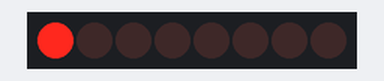
Simulated run of this sketch. Board: Arduino Uno, built with avr-gcc and run on an emulated ATmega328P. Shown: 8 shift-register outputs drawn as a row of LEDs (first output left, lit = HIGH).

Above: at 5.0 s.
At 15.0 s:
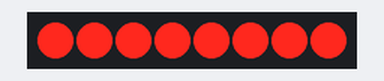
Timing chart, 0 to 26.0 s (numbered marks = the images above):
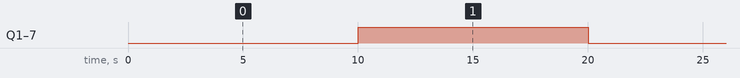

The sketch:

ci_74hc595.ino
```cpp
const int latchPin = 4;
const int clockPin = 5;
const int dataPin = 6;

void setup() {
  pinMode(latchPin, OUTPUT);
  pinMode(clockPin, OUTPUT);
  pinMode(dataPin, OUTPUT);
}
void loop() {
  // Exemplo: acender o primeiro LED
  int dataToSend = 1; // Representação binária do bit para o primeiro LED (00000001)

  digitalWrite(latchPin, LOW);
  shiftOut(dataPin, clockPin, MSBFIRST, dataToSend); // Envia o dado
  digitalWrite(latchPin, HIGH);

  delay(10000);

  // Exemplo: acender todos os LEDs
  dataToSend = 255; // Representação binária do bit para todos os LEDs (11111111)

  digitalWrite(latchPin, LOW);
  shiftOut(dataPin, clockPin, MSBFIRST, dataToSend);
  digitalWrite(latchPin, HIGH);

  delay(10000);
}
```

Measured:
- by itself, Q1–7: alternates HIGH for 10.0 s and LOW for 10.0 s
